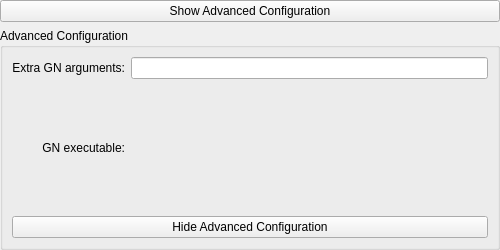
<?xml version="1.0" encoding="UTF-8"?>
<ui version="4.0">
 <class>GNAdvancedSettings</class>
 <widget class="QWidget" name="GNAdvancedSettings">
  <property name="geometry">
   <rect>
    <x>0</x>
    <y>0</y>
    <width>500</width>
    <height>250</height>
   </rect>
  </property>
  <layout class="QVBoxLayout" name="verticalLayout">
   <property name="leftMargin">
    <number>0</number>
   </property>
   <property name="topMargin">
    <number>0</number>
   </property>
   <property name="rightMargin">
    <number>0</number>
   </property>
   <property name="bottomMargin">
    <number>0</number>
   </property>
   <item>
    <widget class="QPushButton" name="b_showAdvanced">
     <property name="text">
      <string comment="@action:button">Show Advanced Configuration</string>
     </property>
    </widget>
   </item>
   <item>
    <widget class="QGroupBox" name="container">
     <property name="title">
      <string comment="@title:group">Advanced Configuration</string>
     </property>
     <layout class="QVBoxLayout" name="verticalLayout_4">
      <item>
       <layout class="QGridLayout" name="gridLayout">
        <item row="1" column="0">
         <widget class="QLabel" name="l_gnExe">
          <property name="text">
           <string comment="@label:chooser">GN executable:</string>
          </property>
          <property name="alignment">
           <set>Qt::AlignRight|Qt::AlignTrailing|Qt::AlignVCenter</set>
          </property>
         </widget>
        </item>
        <item row="0" column="0">
         <widget class="QLabel" name="l_gnArgs">
          <property name="text">
           <string comment="@label:textbox">Extra GN arguments:</string>
          </property>
          <property name="alignment">
           <set>Qt::AlignRight|Qt::AlignTrailing|Qt::AlignVCenter</set>
          </property>
         </widget>
        </item>
        <item row="0" column="1">
         <widget class="KLineEdit" name="i_gnArgs">
          <property name="toolTip">
           <string comment="@info:tooltip">Changing this will reset the build options.</string>
          </property>
          <property name="showClearButton" stdset="0">
           <bool>true</bool>
          </property>
         </widget>
        </item>
        <item row="1" column="1">
         <widget class="KUrlRequester" name="i_gnExe" native="true">
          <property name="placeholderText" stdset="0">
           <string comment="@info:placeholder">/path/to/gnexecutable</string>
          </property>
         </widget>
        </item>
       </layout>
      </item>
      <item>
       <widget class="QPushButton" name="b_hideAdvanced">
        <property name="text">
         <string comment="@action:button">Hide Advanced Configuration</string>
        </property>
       </widget>
      </item>
     </layout>
    </widget>
   </item>
  </layout>
 </widget>
 <customwidgets>
  <customwidget>
   <class>KLineEdit</class>
   <extends>QLineEdit</extends>
   <header>klineedit.h</header>
  </customwidget>
  <customwidget>
   <class>KUrlRequester</class>
   <extends>QWidget</extends>
   <header>kurlrequester.h</header>
  </customwidget>
 </customwidgets>
 <resources/>
 <connections>
  <connection>
   <sender>b_showAdvanced</sender>
   <signal>clicked()</signal>
   <receiver>container</receiver>
   <slot>show()</slot>
   <hints>
    <hint type="sourcelabel">
     <x>249</x>
     <y>16</y>
    </hint>
    <hint type="destinationlabel">
     <x>249</x>
     <y>144</y>
    </hint>
   </hints>
  </connection>
  <connection>
   <sender>b_showAdvanced</sender>
   <signal>clicked()</signal>
   <receiver>b_showAdvanced</receiver>
   <slot>hide()</slot>
   <hints>
    <hint type="sourcelabel">
     <x>249</x>
     <y>16</y>
    </hint>
    <hint type="destinationlabel">
     <x>249</x>
     <y>16</y>
    </hint>
   </hints>
  </connection>
  <connection>
   <sender>b_hideAdvanced</sender>
   <signal>clicked()</signal>
   <receiver>container</receiver>
   <slot>hide()</slot>
   <hints>
    <hint type="sourcelabel">
     <x>249</x>
     <y>224</y>
    </hint>
    <hint type="destinationlabel">
     <x>249</x>
     <y>144</y>
    </hint>
   </hints>
  </connection>
  <connection>
   <sender>b_hideAdvanced</sender>
   <signal>clicked()</signal>
   <receiver>b_showAdvanced</receiver>
   <slot>show()</slot>
   <hints>
    <hint type="sourcelabel">
     <x>249</x>
     <y>224</y>
    </hint>
    <hint type="destinationlabel">
     <x>249</x>
     <y>16</y>
    </hint>
   </hints>
  </connection>
  <connection>
   <sender>i_gnArgs</sender>
   <signal>textChanged(QString)</signal>
   <receiver>GNAdvancedSettings</receiver>
   <slot>updated()</slot>
   <hints>
    <hint type="sourcelabel">
     <x>327</x>
     <y>90</y>
    </hint>
    <hint type="destinationlabel">
     <x>249</x>
     <y>124</y>
    </hint>
   </hints>
  </connection>
  <connection>
   <sender>i_gnExe</sender>
   <signal>textChanged(QString)</signal>
   <receiver>GNAdvancedSettings</receiver>
   <slot>updated()</slot>
   <hints>
    <hint type="sourcelabel">
     <x>327</x>
     <y>175</y>
    </hint>
    <hint type="destinationlabel">
     <x>249</x>
     <y>124</y>
    </hint>
   </hints>
  </connection>
 </connections>
 <slots>
  <signal>configChanged()</signal>
  <slot>updated()</slot>
 </slots>
</ui>
